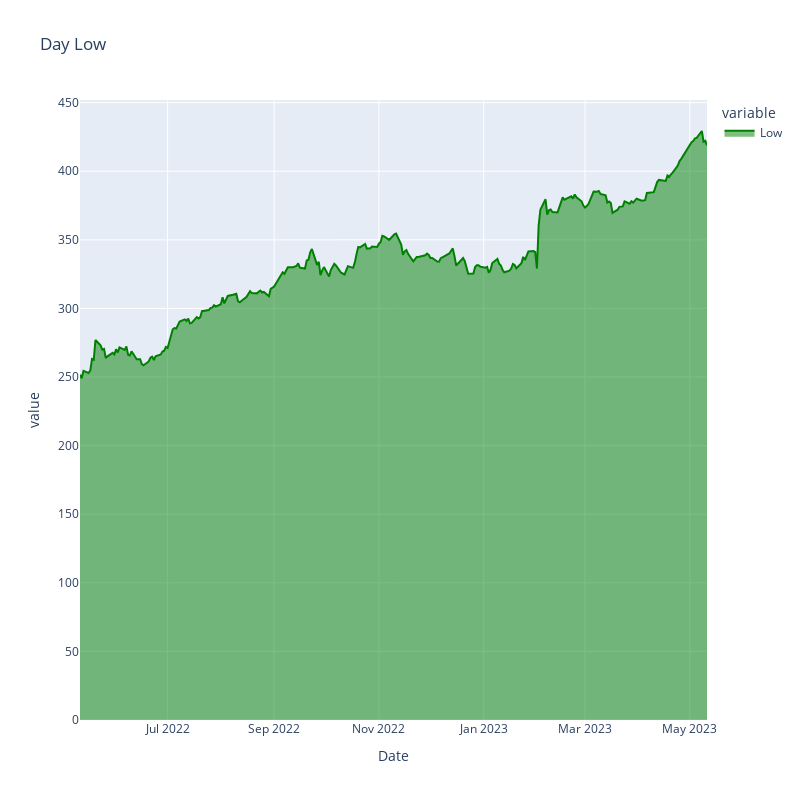

Notebook code cell kept with this figure:
### Code cell
print('Day Low of',x)
low_chart = px.area(df['Low'], 
                           title='Day Low', 
                           color_discrete_map={'Low':'green'}, 
                           width=800, height=800)
low_chart.show()

### Figure 1 — Plotly figure (JSON) as saved in the notebook; plotly's stock layout.template omitted (floating-point values rounded to 4 significant figures; data arrays with more than 128 entries replaced by an {"elided": "..."} marker saying what was removed)
{"data": [{"fillpattern": {"shape": ""}, "hovertemplate": "variable=Low<br>Date=%{x}<br>value=%{y}<extra></extra>", "legendgroup": "Low", "line": {"color": "green"}, "marker": {"symbol": "circle"}, "mode": "lines", "name": "Low", "orientation": "v", "showlegend": true, "stackgroup": "1", "type": "scatter", "x": {"elided": "249 str values"}, "xaxis": "x", "y": {"elided": "249 float values"}, "yaxis": "y"}], "layout": {"height": 800, "legend": {"title": {"text": "variable"}, "tracegroupgap": 0}, "title": {"text": "Day Low"}, "width": 800, "xaxis": {"anchor": "y", "domain": [0, 1], "title": {"text": "Date"}}, "yaxis": {"anchor": "x", "domain": [0, 1], "title": {"text": "value"}}}}
